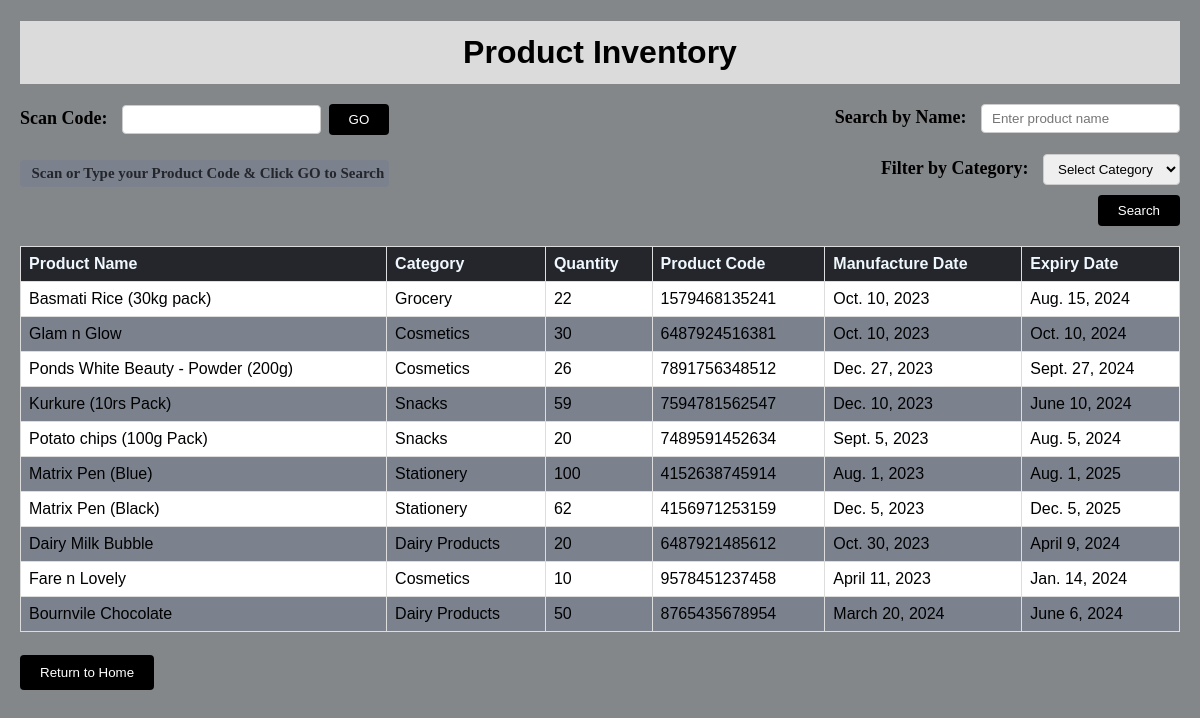
The app's page /Home/Inventory with its own data.
### Inventory/models.py (models this page shows, shortened)
class Products(models.Model):
    product_id = models.CharField(max_length=10, primary_key=True,default='001')
    product_name = models.CharField(max_length=255)
    category = models.CharField(max_length=255)
    quantity = models.IntegerField(default=0)
    product_code = models.CharField(max_length=13)
    manufacture = models.DateField()
    expiry = models.DateField()

### Inventory/views.py (the view)
# urls.py: path('', views.inventory, name='Inventory'),
def inventory(request):
    products = Products.objects.all()
    product_code = request.GET.get('product_code')
    if product_code:
        products = products.filter(product_code__icontains=product_code)
    product_name = request.GET.get('q')
    if product_name:
        products = products.filter(product_name__icontains=product_name)
    category = request.GET.get('category')
    if category:
        products = products.filter(category=category)
    return render(request, 'inventory.html', {'products': products})

### Inventory/templates/inventory.html (shortened to what this page needs)
<!DOCTYPE html>
<html>
<head>
    <link rel="stylesheet" href="../static/css/inventor.css">
</head>
<body>
    <div id="Head">
        <h1>Product Inventory</h1>
    </div>
    <form id="form" method="GET" action="{% url 'Inventory' %}">
      <span class="scan">
        <label for="search_code">Scan Code:</label>
        <input type="text" id="search_code" name="product_code">
        <button class="btns" type="submit">GO</button>
        <h5>Scan or Type your Product Code & Click GO to Search</h5>
      </span>
        <label for="search_name">Search by Name:</label>
        <input type="text" id="search_name" name="q" placeholder="Enter product name">
        <br><br>
        <label for="search_category">Filter by Category:</label>
        <select id="search_category" name="category">
            <option value="">Select Category</option>
        </select>
        <br>
        <button class="sbtn" type="submit">Search</button>
    </form>
    <table border="1">
        <thead>
            <tr>
                <th>Product Name</th>
                <th>Category</th>
                <th>Quantity</th>
                <th>Product Code</th>
                <th>Manufacture Date</th>
                <th>Expiry Date</th>
            </tr>
        </thead>
        <tbody>
            {% for product in products %}
            <tr>
                <td>{{ product.product_name }}</td>
                <td>{{ product.category }}</td>
                <td>{{ product.quantity }}</td>
                <td>{{ product.product_code }}</td>
                <td>{{ product.manufacture }}</td>
                <td>{{ product.expiry }}</td>
            </tr>
            {% endfor %}
        </tbody>
    </table>
</body>
<br>
<button class="Rbtn"><a href="../Home"> Return to Home </a></button>
</html>

### Inventory/static/css/inventor.css (style rules this page uses)
body { font-family: Arial, sans-serif; margin-left: 20px; margin-right: 20px; margin-top: 20px; background-color: #848789; }
h1 { text-align: center; padding: 13px; font-family:'Gill Sans', 'Gill Sans MT', Calibri, 'Trebuchet MS', sans-serif; background-color: #dbdbdb; margin-bottom: 20px; }
#form { font-family: 'Times New Roman', Times, serif; font-size: 18px; font-weight:bolder; text-align: right; }
.scan { float:left; }
h5 { padding: 5px; color: #24262b; background-color: #7b828e; border-radius: 4px; }
label { margin-right: 10px; }
input[type="text"], select { padding: 6px 10px; border-radius: 4px; border: 1px solid #ccc; }
button[type="submit"] { padding: 8px 20px; border-radius: 4px; border: none; background-color: #000000; color: #fff; cursor: pointer; }
table { width: 100%; border-collapse: collapse; margin-top: 20px; background-color: #ffffff; }
th, td { border: 1px solid #ddd; padding: 8px; text-align: left; }
th { color: aliceblue; background-color: #24262b; }
tr:nth-child(even) { background-color: #7b828e; }
.btns { background-color: #000000; text-decoration: none; margin-left: 3px; }
.sbtn { background-color: #000000; text-decoration: none; margin-top: 10px; }
.Rbtn { padding: 10px 20px; border: none; border-radius: 4px; margin-top: 5px; margin-bottom: 10px; background-color: #000000; color: #fff; cursor: pointer; text-decoration: none; }
.Rbtn a { color: inherit; text-decoration: none; }

### records on screen
Products: product_name "Basmati Rice (30kg pack)", category "Grocery", quantity "22", product_code "1579468135241", manufacture "Oct. 10, 2023", expiry "Aug. 15, 2024"
Products: product_name "Glam n Glow", category "Cosmetics", quantity "30", product_code "6487924516381", manufacture "Oct. 10, 2023", expiry "Oct. 10, 2024"
Products: product_name "Ponds White Beauty - Powder (200g)", category "Cosmetics", quantity "26", product_code "7891756348512", manufacture "Dec. 27, 2023", expiry "Sept. 27, 2024"
Products: product_name "Kurkure (10rs Pack)", category "Snacks", quantity "59", product_code "7594781562547", manufacture "Dec. 10, 2023", expiry "June 10, 2024"
Products: product_name "Potato chips (100g Pack)", category "Snacks", quantity "20", product_code "7489591452634", manufacture "Sept. 5, 2023", expiry "Aug. 5, 2024"
Products: product_name "Matrix Pen (Blue)", category "Stationery", quantity "100", product_code "4152638745914", manufacture "Aug. 1, 2023", expiry "Aug. 1, 2025"
Products: product_name "Matrix Pen (Black)", category "Stationery", quantity "62", product_code "4156971253159", manufacture "Dec. 5, 2023", expiry "Dec. 5, 2025"
Products: product_name "Dairy Milk Bubble", category "Dairy Products", quantity "20", product_code "6487921485612", manufacture "Oct. 30, 2023", expiry "April 9, 2024"
Products: product_name "Fare n Lovely", category "Cosmetics", quantity "10", product_code "9578451237458", manufacture "April 11, 2023", expiry "Jan. 14, 2024"
Products: product_name "Bournvile Chocolate", category "Dairy Products", quantity "50", product_code "8765435678954", manufacture "March 20, 2024", expiry "June 6, 2024"
